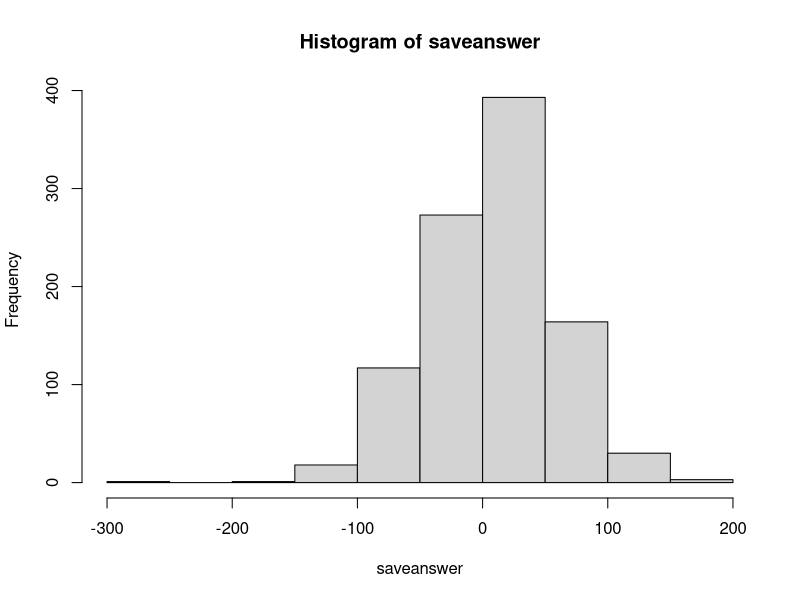
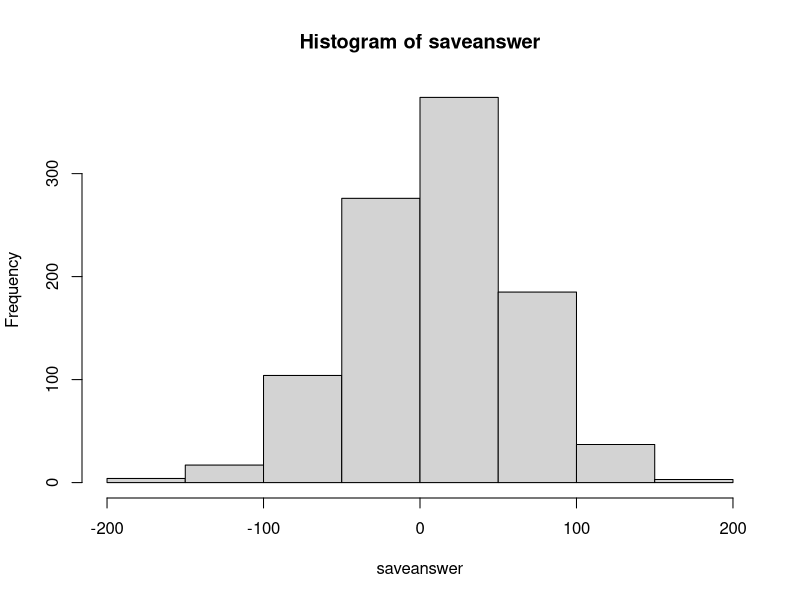
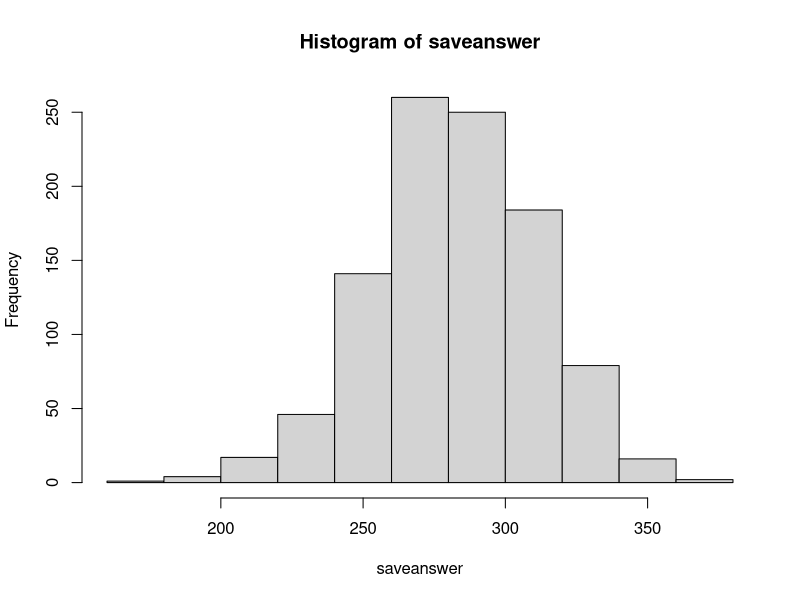

Write R code to recreate these figures, in order.
## ---- chunk 1
knitr::opts_chunk$set(echo = TRUE)
require(tidyverse)
require(tidyverse)
require(knitr)
## ---- chunk 2
birthdays=1:365
saveanswer=vector("numeric")
for(j in 1:1000){

savebank=0
for(i in 1:637){
Classsample<-sample(birthdays,35,replace=TRUE)
d<-duplicated(Classsample)
# If we add up d and number greater than zero, then we had responses with the same birthday.
if(sum(d)>0){
  savebank=savebank+1
}else{
  savebank=savebank-4.30
}
}
saveanswer[j]<-savebank
}
## ---- chunk 3
hist(saveanswer)
ssanswer<-sort(saveanswer)
print(ssanswer[25])
print(ssanswer[975])
## ---- chunk 4
birthdays=1:365
saveanswer=vector("numeric")
for(j in 1:1000){

savebank=0
for(i in 1:637){
Classsample<-sample(birthdays,35,replace=TRUE)
d<-duplicated(Classsample)
# If we add up d and number greater than zero, then we had responses with the same birthday.
if(sum(d)>0){
  savebank=savebank+1
}else{
  savebank=savebank-4.30
}
}
saveanswer[j]<-savebank
}
## ---- chunk 5
hist(saveanswer)
ssanswer<-sort(saveanswer)
print(ssanswer[25])
print(ssanswer[975])
## ---- chunk 6
birthdays=1:365
saveanswer=vector("numeric")
for(j in 1:1000){

savebank=0
for(i in 1:637){
Classsample<-sample(birthdays,35,replace=TRUE)
d<-duplicated(Classsample)
# If we add up d and number greater than zero, then we had responses with the same birthday.
if(sum(d)>0){
  savebank=savebank+1
}else{
  savebank=savebank-2
}
}
saveanswer[j]<-savebank
}
## ---- chunk 7
hist(saveanswer)
ssanswer<-sort(saveanswer)
print(ssanswer[25])
print(ssanswer[975])
